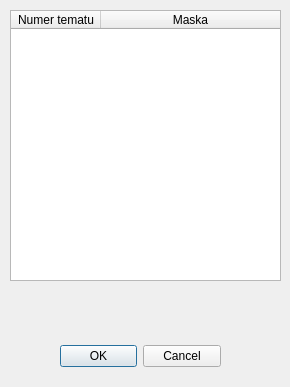
<?xml version="1.0" encoding="UTF-8"?>
<ui version="4.0">
 <class>MaskedDirForm</class>
 <widget class="QDialog" name="MaskedDirForm">
  <property name="geometry">
   <rect>
    <x>0</x>
    <y>0</y>
    <width>290</width>
    <height>387</height>
   </rect>
  </property>
  <property name="windowTitle">
   <string>Dialog</string>
  </property>
  <widget class="QDialogButtonBox" name="buttonBox">
   <property name="geometry">
    <rect>
     <x>60</x>
     <y>340</y>
     <width>161</width>
     <height>32</height>
    </rect>
   </property>
   <property name="orientation">
    <enum>Qt::Horizontal</enum>
   </property>
   <property name="standardButtons">
    <set>QDialogButtonBox::Cancel|QDialogButtonBox::Ok</set>
   </property>
  </widget>
  <widget class="QTableWidget" name="maskedDirTableWidget">
   <property name="geometry">
    <rect>
     <x>10</x>
     <y>10</y>
     <width>271</width>
     <height>271</height>
    </rect>
   </property>
   <property name="sortingEnabled">
    <bool>true</bool>
   </property>
   <attribute name="horizontalHeaderDefaultSectionSize">
    <number>90</number>
   </attribute>
   <attribute name="horizontalHeaderHighlightSections">
    <bool>true</bool>
   </attribute>
   <attribute name="horizontalHeaderStretchLastSection">
    <bool>true</bool>
   </attribute>
   <attribute name="verticalHeaderVisible">
    <bool>false</bool>
   </attribute>
   <column>
    <property name="text">
     <string>Numer tematu</string>
    </property>
   </column>
   <column>
    <property name="text">
     <string>Maska</string>
    </property>
   </column>
  </widget>
 </widget>
 <resources/>
 <connections>
  <connection>
   <sender>buttonBox</sender>
   <signal>accepted()</signal>
   <receiver>MaskedDirForm</receiver>
   <slot>accept()</slot>
   <hints>
    <hint type="sourcelabel">
     <x>248</x>
     <y>254</y>
    </hint>
    <hint type="destinationlabel">
     <x>157</x>
     <y>274</y>
    </hint>
   </hints>
  </connection>
  <connection>
   <sender>buttonBox</sender>
   <signal>rejected()</signal>
   <receiver>MaskedDirForm</receiver>
   <slot>reject()</slot>
   <hints>
    <hint type="sourcelabel">
     <x>316</x>
     <y>260</y>
    </hint>
    <hint type="destinationlabel">
     <x>286</x>
     <y>274</y>
    </hint>
   </hints>
  </connection>
 </connections>
</ui>
